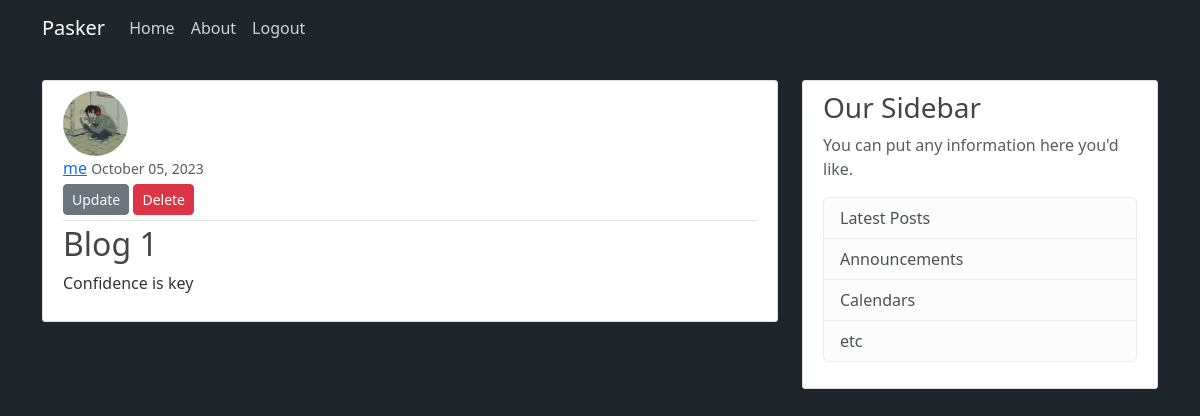
The app's page /post/1/ (signed in) with its own data.
### blogapp/models.py (models this page shows, shortened)
class Post(models.Model):
    title = models.CharField(max_length=255)
    content = models.TextField()
    date_posted = models.DateTimeField(default=timezone.now)
    author = models.ForeignKey(User,on_delete=models.CASCADE)

### users/models.py (models this page shows, shortened)
class Profile(models.Model):
    user = models.OneToOneField(User,on_delete=models.CASCADE)
    image = models.ImageField(default='default.jpg',upload_to='profile_pics')

### blogapp/views.py (the view)
# urls.py: path('post/<int:pk>/', PostDetailView.as_view(), name='post-detail'),
class PostDetailView(DetailView):
    model = Post

### blogapp/templates/blogapp/post_detail.html
{% extends "blogapp/base.html" %}
{% block content %}
  <article class="media content-section">
    <img class="rounded-circle article-img" src="{{ object.author.profile.image.url }}">
    <div class="media-body">
      <div class="article-metadata">
        <a class="mr-2" href="{% url 'user-posts' object.author.username %}">{{ object.author }}</a>
        <small class="text-muted">{{ object.date_posted|date:"F d, Y" }}</small>
        {% if object.author == user %}
          <div>
            <a class="btn btn-secondary btn-sm mt-1 mb-1" href="{% url 'post-update' object.id %}">Update</a>
            <a class="btn btn-danger btn-sm mt-1 mb-1" href="{% url 'post-delete' object.id %}">Delete</a>
          </div>
        {% endif %}
      </div>
      <h2 class="article-title">{{ object.title }}</h2>
      <p class="article-content">{{ object.content }}</p>
    </div>
  </article>
{% endblock content %}

### blogapp/static/blogapp/main.css (style rules this page uses)
body { background: #fafafa; color: #333333; margin-top: 5rem; }
h1, h2, h3, h4, h5, h6 { color: #444444; }
.content-section { background: #ffffff; padding: 10px 20px; border: 1px solid #dddddd; border-radius: 3px; margin-bottom: 20px; }
.article-title { color: #444444; }
.article-content { white-space: pre-line; }
.article-img { height: 65px; width: 65px; margin-right: 16px; }
.article-metadata { padding-bottom: 1px; margin-bottom: 4px; border-bottom: 1px solid #e3e3e3 }

### blogapp/templates/blogapp/base.html (style rules this page uses)
body { background: rgb(30, 37, 43); display: flex; align-items: center; justify-content: center; }

### records on screen
Post: author.profile.image (picture), author "me", date_posted "October 05, 2023", title "Blog 1", content "Confidence is key"
